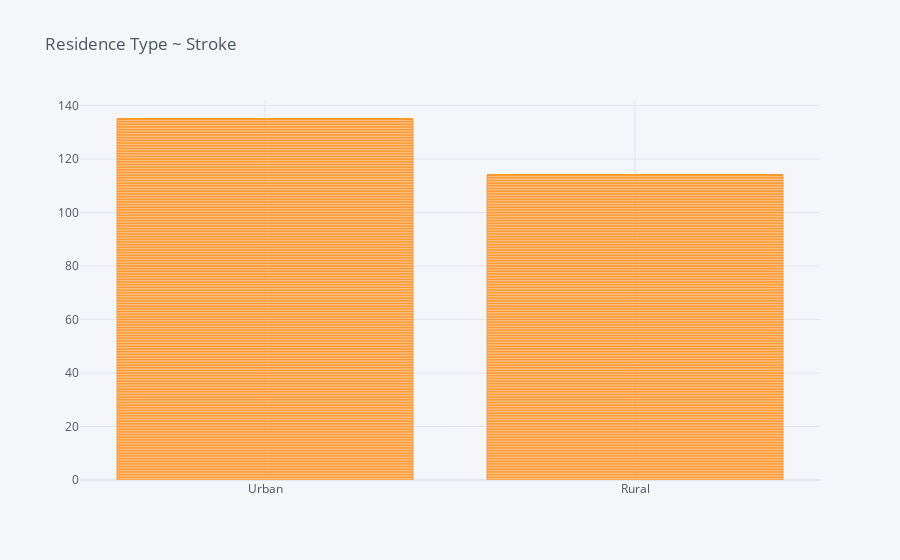

Write notebook code for a chart like this one.
### Code cell
df.iplot(kind='bar',x='Residence_type',y='stroke', title = 'Residence Type ~ Stroke')

### Figure 1 — Plotly figure (JSON) as saved in the notebook; plotly's stock layout.template omitted (floating-point values rounded to 4 significant figures; data arrays with more than 128 entries replaced by an {"elided": "..."} marker saying what was removed)
{"data": [{"marker": {"color": "rgba(255, 153, 51, 0.6)", "line": {"color": "rgba(255, 153, 51, 1.0)", "width": 1}}, "name": "stroke", "orientation": "v", "text": "", "type": "bar", "x": {"elided": "5110 str values"}, "y": {"elided": "5110 int values"}}], "layout": {"legend": {"bgcolor": "#F5F6F9", "font": {"color": "#4D5663"}}, "paper_bgcolor": "#F5F6F9", "plot_bgcolor": "#F5F6F9", "title": {"font": {"color": "#4D5663"}, "text": "Residence Type ~ Stroke"}, "xaxis": {"gridcolor": "#E1E5ED", "showgrid": true, "tickfont": {"color": "#4D5663"}, "title": {"font": {"color": "#4D5663"}, "text": ""}, "zerolinecolor": "#E1E5ED"}, "yaxis": {"gridcolor": "#E1E5ED", "showgrid": true, "tickfont": {"color": "#4D5663"}, "title": {"font": {"color": "#4D5663"}, "text": ""}, "zerolinecolor": "#E1E5ED"}}}
